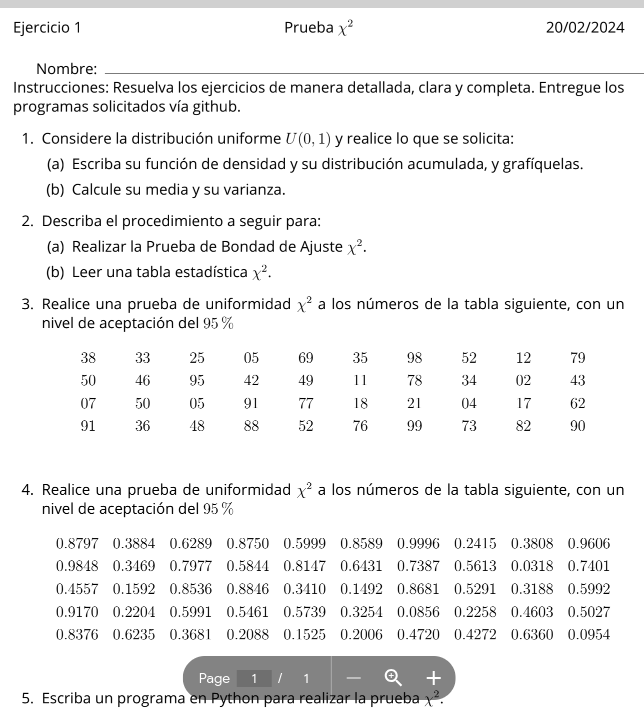
#> input picture ejercicio1/ejercicio1.png, 644 x 711 px
$ jupyter execute ejercicio1.ipynb
#> lines starting #> are read from the running program, lines starting #| are printed output that depends on the picture
[cell 1]
import pandas as pd
import numpy as np
import matplotlib.pyplot as plt

[cell 2]
from PIL import Image
import matplotlib.pyplot as plt

# Leer la imagen desde el archivo
imagen = Image.open('ejercicio1.png')
#> imagen is the input picture: PIL image 644x711 RGB; min 0, max 255, mean 240

# Mostrar la imagen
plt.imshow(imagen)
plt.axis('off') # Omitir los ejes para una mejor visualización
plt.show()

# Distribución Uniforme U(0,1)

## a. Función de Densidad y Distribución Acumulada

### Función de Densidad \(f(x)\)

La función de densidad de una distribución uniforme \(U(a, b)\) se define como:

$$
f(x) =
\begin{cases}
\frac{1}{b - a} & \text{para } a \le x \le b \\
0 & \text{de lo contrario}
\end{cases}
$$

Para una distribución uniforme \(U(0,1)\), los valores de \(a = 0\) y \(b = 1\). Por lo tanto, la función de densidad simplificada es:

$$
f(x) =
\begin{cases}
1 & \text{para } 0 \le x \le 1 \\
0 & \text{de lo contrario}
\end{cases}
$$

### Función de Distribución Acumulada \(F(x)\)

La función de distribución acumulada se define como la integral de la función de densidad desde el límite inferior de la distribución hasta \(x\):

$$
F(x) = \int_{a}^{x} f(t) \, dt
$$

Para la distribución uniforme \(U(0,1)\), esto se convierte en:

$$
F(x) =
\begin{cases}
0 & \text{para } x < 0 \\
x & \text{para } 0 \le x \le 1 \\
1 & \text{para } x > 1
\end{cases}
$$

## Pasos de Integración de la Función Acumulada para U(a,b)

Para encontrar la función de distribución acumulada \( F(x) \) de una distribución uniforme general \( U(a,b) \), realizamos la integración de su función de densidad \( f(x) \). Recordemos que la función de densidad para U(a,b) es:

$$
f(x) =
\begin{cases}
\frac{1}{b - a} & \text{para } a \le x \le b \\
0 & \text{de lo contrario}
\end{cases}
$$

### Integración de la función de densidad

La función de distribución acumulada \( F(x) \) se define como:

$$
F(x) = \int_{-\infty}^{x} f(t) \, dt
$$

Para calcular \( F(x) \), consideramos tres casos basados en el valor de \( x \):

1. **Para \( x < a \):**

   Dado que \( f(t) = 0 \) para \( t < a \), la integral es:

   $$
   F(x) = \int_{-\infty}^{x} 0 \, dt = 0
   $$

2. **Para \( a $\leq$ x $\leq$ b \):**

   Dado que \( f(t) = $\frac{1}{b-a}$ \) para \( a $\leq$ t $\leq$ b \), la integral es:

   $$
   F(x) = \int_{a}^{x} \frac{1}{b - a} \, dt = \frac{x - a}{b - a}
   $$

3. **Para \( x > b \):**

   Aquí, la integral se calcula desde \( a \) hasta \( b \) (ya que  $f(t) = \frac{1}{b-a}$  en este intervalo) y es 0 fuera de este intervalo:

   $$
   F(x) = \int_{a}^{b} \frac{1}{b - a} \, dt = \frac{b - a}{b - a} = 1
   $$

Por lo tanto, la función de distribución acumulada \( F(x) \) para la distribución uniforme U(a,b) se resume como:

$$
F(x) =
\begin{cases}
0 & \text{para } x < a \\
\frac{x - a}{b - a} & \text{para } a \le x \le b \\
1 & \text{para } x > b
\end{cases}
$$

## Pasos de Integración de la Función Acumulada para U(0,1)

Para encontrar la función de distribución acumulada \( F(x) \) de una distribución uniforme \( U(0,1) \), realizamos la integración de su función de densidad \( f(x) \). Recordemos que la función de densidad para U(0,1) es:

$$
f(x) =
\begin{cases}
1 & \text{para } 0 \le x \le 1 \\
0 & \text{de lo contrario}
\end{cases}
$$

### Integración de la función de densidad

La función de distribución acumulada \( F(x) \) se define como:

$$
F(x) = \int_{-\infty}^{x} f(t) \, dt
$$

Para calcular \( F(x) \), consideramos tres casos basados en el valor de \( x \):

1. **Para \( x < 0 \):**

   Dado que \( f(t) = 0 \) para \( t < 0 \), la integral es:

   $$
   F(x) = \int_{-\infty}^{x} 0 \, dt = 0
   $$

2. **Para \( 0 $\leq$ x $\leq$ 1 \):**

   Dado que \( f(t) = 1 \) para \( 0 $\leq$ t $\leq$ 1 \), la integral es:

   $$
   F(x) = \int_{0}^{x} 1 \, dt = x - 0 = x
   $$

3. **Para \( x > 1 \):**

   Aquí, la integral se calcula desde 0 hasta 1 (ya que \( f(t) = 1 \) en este intervalo) y es 0 fuera de este intervalo:

   $$
   F(x) = \int_{0}^{1} 1 \, dt = 1 - 0 = 1
   $$

Por lo tanto, la función de distribución acumulada \( F(x) \) para la distribución uniforme U(0,1) se resume como:

$$
F(x) =
\begin{cases}
0 & \text{para } x < 0 \\
x & \text{para } 0 \le x \le 1 \\
1 & \text{para } x > 1
\end{cases}
$$

[cell 3]
# Definición del rango de x para graficar
x = np.linspace(-0.1, 1.1, 1000)

# Función de densidad para U(0,1)
# f(x) = 1/(b-a) para a <= x <= b, y 0 en otro caso.
# Para U(0,1), esto se simplifica a f(x) = 1 para 0 <= x <= 1.
f_x = np.where((0 <= x) & (x <= 1), 1, 0)

# Función de distribución acumulada para U(0,1)
# F(x) = (x-a)/(b-a) para a <= x <= b, y 0 para x < a, 1 para x > b.
# Para U(0,1), esto se simplifica a F(x) = x para 0 <= x <= 1.
F_x = np.where(x < 0, 0, np.where(x <= 1, x, 1))

# Gráficas de las funciones
plt.figure(figsize=[15, 5])

# Gráfica de la función de densidad f(x)
plt.subplot(1, 2, 1)
plt.plot(x, f_x, 'b-', label='f(x)')
plt.title('Función de Densidad U(0,1)')
plt.xlabel('x')
plt.ylabel('f(x)')
plt.grid(True)
plt.ylim(0, 1.5)
plt.fill_between(x, f_x, color='blue', alpha=0.3)  # Área bajo la curva

# Gráfica de la función de distribución acumulada F(x)
plt.subplot(1, 2, 2)
plt.plot(x, F_x, 'r-', label='F(x)')
plt.title('Función de Distribución Acumulada U(0,1)')
plt.xlabel('x')
plt.ylabel('F(x)')
plt.grid(True)
plt.ylim(-0.1, 1.1)

plt.tight_layout()  # Ajusta automáticamente los espacios de las subgráficas
plt.show()
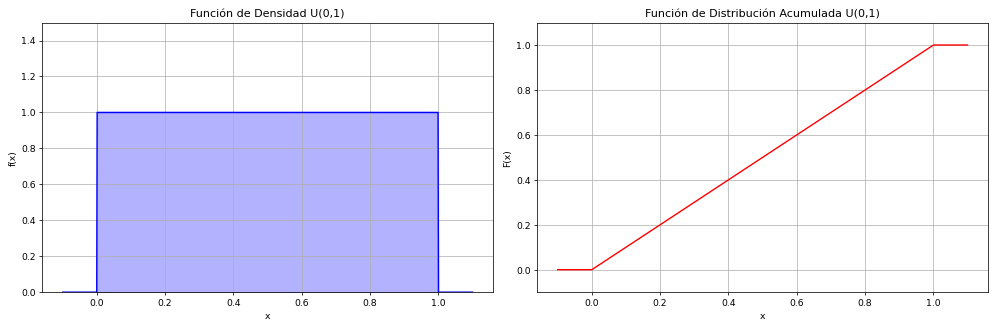
#> figure drawn by matplotlib, 2 panels; panel 1: curve peaks at x = 0.000901, y = 1; panel 2: curve peaks at x = 1, y = 1
